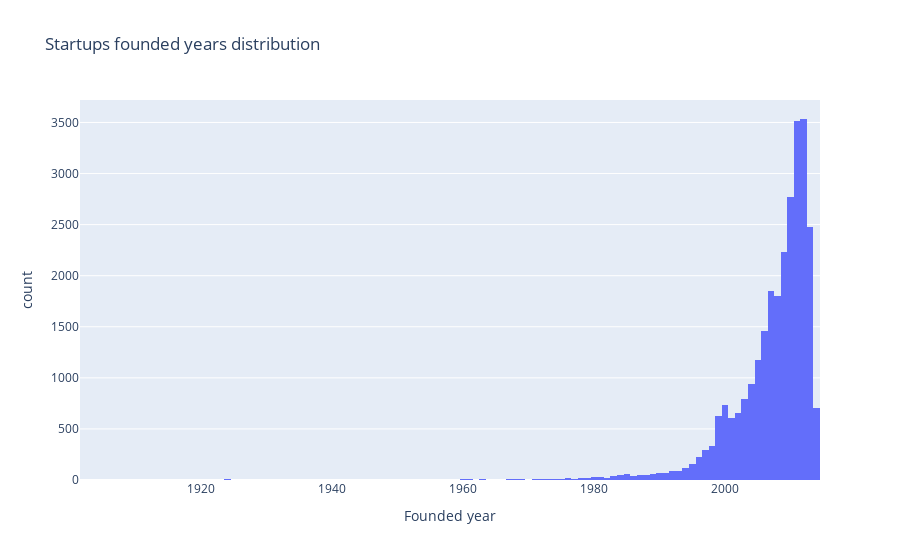

Write notebook code for a chart like this one.
### Markdown cell above
Each round you get less and less money – because you can make profit yourself!

### Code cell
fig = px.histogram(df, x='founded_year', labels={'founded_year': 'Founded year'}, title='Startups founded years distribution')
fig.show()

### Figure 1 — Plotly figure (JSON) as saved in the notebook; plotly's stock layout.template omitted (floating-point values rounded to 4 significant figures; data arrays with more than 128 entries replaced by an {"elided": "..."} marker saying what was removed)
{"data": [{"alignmentgroup": "True", "bingroup": "x", "hovertemplate": "Founded year=%{x}<br>count=%{y}<extra></extra>", "legendgroup": "", "marker": {"color": "#636efa", "pattern": {"shape": ""}}, "name": "", "offsetgroup": "", "orientation": "v", "showlegend": false, "type": "histogram", "x": {"elided": "27970 int values"}, "xaxis": "x", "yaxis": "y"}], "layout": {"barmode": "relative", "legend": {"tracegroupgap": 0}, "title": {"text": "Startups founded years distribution"}, "xaxis": {"anchor": "y", "domain": [0, 1], "title": {"text": "Founded year"}}, "yaxis": {"anchor": "x", "domain": [0, 1], "title": {"text": "count"}}}}
